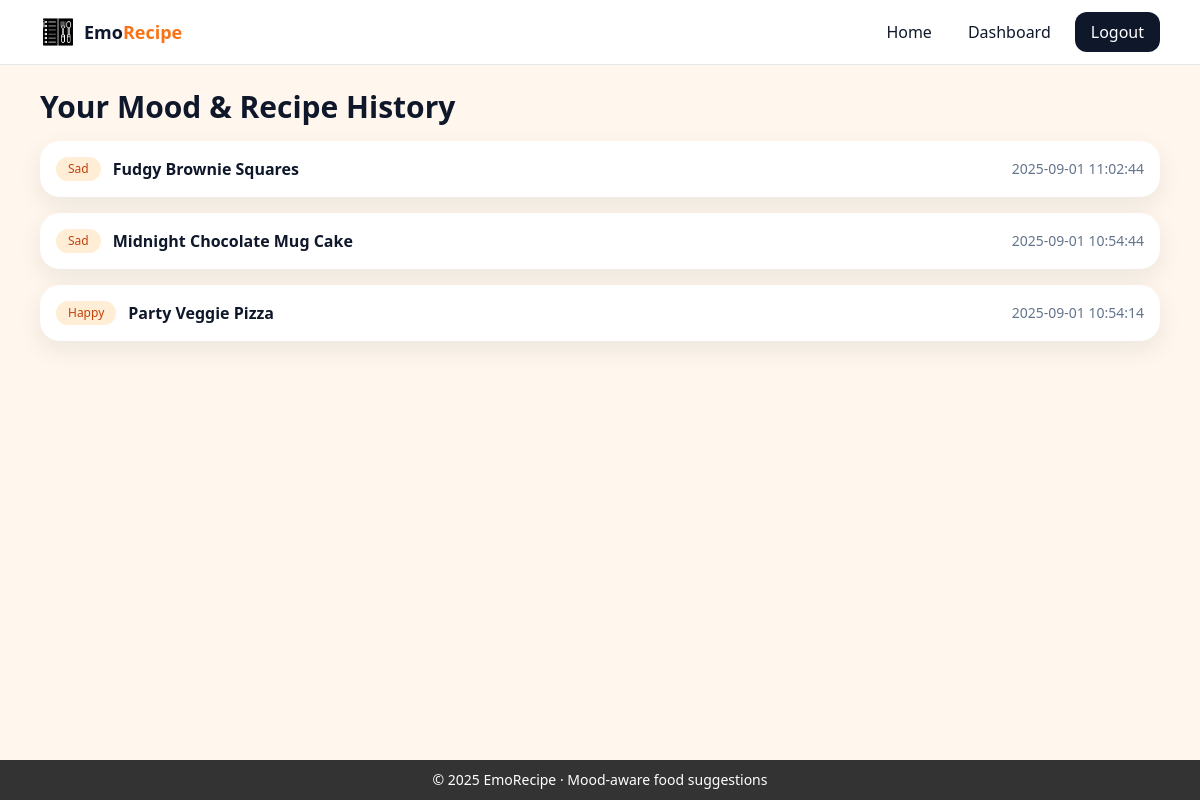
The app's page /dashboard (signed in) with its own data.
### tables this page shows
CREATE TABLE history (
  id INTEGER PRIMARY KEY AUTOINCREMENT,
  user_id INTEGER,
  mood TEXT NOT NULL,
  transcript TEXT,
  recipe_id INTEGER,
  created_at TIMESTAMP DEFAULT CURRENT_TIMESTAMP,
  FOREIGN KEY(user_id) REFERENCES users(id) ON DELETE SET NULL,
  FOREIGN KEY(recipe_id) REFERENCES recipes(id) ON DELETE SET NULL
);

CREATE TABLE recipes (
  id INTEGER PRIMARY KEY AUTOINCREMENT,
  title TEXT NOT NULL,
  description TEXT,
  ingredients TEXT NOT NULL,  -- JSON array
  steps TEXT NOT NULL,        -- JSON array
  calories INTEGER DEFAULT 0,
  mood_tag TEXT NOT NULL,     -- celebration | chocolate | comfort | high_protein | fresh
  image_url TEXT,
  rating REAL DEFAULT 4.5
);

### app.py (the view)
@app.get("/dashboard")
def dashboard():
    uid = session.get("uid")
    if not uid:
        return redirect(url_for("login_page"))
    history = query_all("""
        SELECT h.id, h.mood, h.created_at, r.title as recipe_title, r.id as recipe_id
        FROM history h LEFT JOIN recipes r ON r.id = h.recipe_id
        WHERE h.user_id = ? ORDER BY h.created_at DESC
    """, (uid,))
    return render_template("dashboard.html", history=history)

### database/db_helper.py (called while the page is built)
def _connect():
    con = sqlite3.connect(current_app.config["DATABASE_PATH"])
    con.row_factory = sqlite3.Row
    return con

def get_db():
    if "db" not in g:
        g.db = _connect()
    return g.db

def query_all(sql: str, params: tuple = ()):
    cur = get_db().execute(sql, params)
    rows = cur.fetchall()
    cur.close()
    return rows

### templates/dashboard.html
{% extends "base.html" %}
{% block content %}
<h2 class="text-3xl font-bold mb-4">Your Mood & Recipe History</h2>
<div class="grid gap-4">
  {% for h in history %}
  <a href="/recipe/{{ h.recipe_id }}?mood={{ h.mood }}" class="block card-soft bg-white p-4">
    <div class="flex items-center justify-between">
      <div class="flex items-center gap-3">
        <span class="px-3 py-1 bg-orange-100 text-orange-700 rounded-full text-xs capitalize">{{ h.mood }}</span>
        <span class="font-semibold">{{ h.recipe_title }}</span>
      </div>
      <span class="text-sm text-slate-500">{{ h.created_at }}</span>
    </div>
  </a>
  {% else %}
  <div class="p-4 bg-white card-soft">No history yet. Try generating a recipe!</div>
  {% endfor %}
</div>
{% endblock %}

### templates/base.html (shortened to what this page needs)
<!DOCTYPE html>
<html lang="en">
<head>
  <script src="https://cdn.tailwindcss.com"></script>
  <link rel="stylesheet" href="{{ url_for('static', filename='css/style.css') }}">
</head>
<body class="min-h-screen">
  <header class="bg-white sticky top-0 z-40 border-b">
    <div class="max-w-6xl mx-auto px-4 py-3 flex items-center justify-between">
      <a href="/" class="flex items-center gap-2">
        <img src="{{ url_for('static', filename='images/logo.png') }}" class="w-9 h-9" alt="EmoRecipe Logo">
        <span class="font-extrabold text-lg">Emo<span class="text-orange-500">Recipe</span></span>
      </a>
      <nav class="flex items-center gap-3">
        <a href="/" class="px-3 py-1 nav-pill hover:bg-orange-50">Home</a>
        {% if session.get('uid') %}
          <a href="/dashboard" class="px-3 py-1 nav-pill hover:bg-orange-50">Dashboard</a>
        {% endif %}
        {% if session.get('uid') %}
          <a href="/logout" class="px-4 py-2 rounded-xl bg-slate-900 text-white">Logout</a>
        {% else %}
          <a href="/login" class="px-4 py-2 rounded-xl bg-slate-900 text-white">Login</a>
        {% endif %}
      </nav>
    </div>
  </header>
  <main class="max-w-6xl mx-auto px-4 py-6">
    {% block content %}{% endblock %}
  </main>
  <footer class="py-10 text-center text-slate-500" style="position: fixed; bottom: 0; left: 0; width: 100%; background-color: #333; color: white; text-align: center; padding: 10px 0;">
    <div class="text-sm">© 2025 EmoRecipe · Mood-aware food suggestions</div>
  </footer>
</body>
</html>

### static/css/style.css (style rules this page uses)
:root { --ink:#0f172a; --muted:#64748b; --accent:#f97316; --mint:#10b981; --cream:#fff7ed; }
body { background:var(--cream); color:var(--ink); }
.card-soft { box-shadow:0 8px 24px rgba(15,23,42,.08); border-radius:1.25rem; }
.nav-pill { border-radius:9999px; }

### records on screen
history: mood "Sad", recipe_title "Fudgy Brownie Squares", created_at "2025-09-01 11:02:44"
history: mood "Sad", recipe_title "Midnight Chocolate Mug Cake", created_at "2025-09-01 10:54:44"
history: mood "Happy", recipe_title "Party Veggie Pizza", created_at "2025-09-01 10:54:14"
